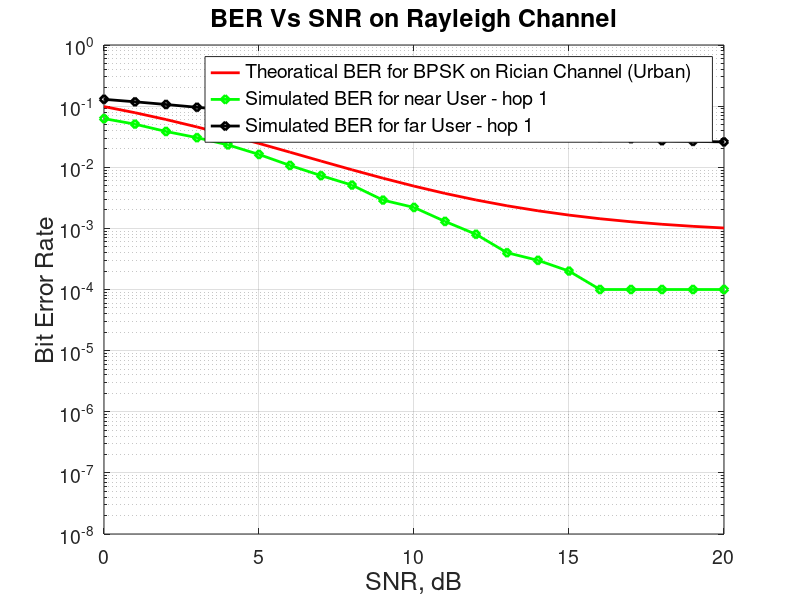

Write MATLAB code to recreate this figure.
%ref:https://in.mathworks.com/matlabcentral/fileexchange/23498-mc-cdma
clc;close all;
clear all;
k1=5; %Rician factor %ref: https://www.researchgate.net/publication/263669548_Probability_Distribution_of_Rician_K-Factor_in_Urban_Suburban_and_Rural_Areas_Using_Real-World_Captured_Data
mean=sqrt(k1/(k1+1));% mean
sigma=sqrt(1/(2*(k1+1)));%variance
N=10^4;  % Number of Bits for  data_user1
d1 = 1; d2 = 3;    %Distances of users from base station (BS)
d3 = 3;
eta = 1;                %Path loss exponent

%% ------------------Hop 1------------------------------
users=1;            % Number of Users
%------------------Generation of Walsh code--------------------------------
n =4;                               %Number of  Data Sub-Carriers
walsh=hadamard(n);              
code1=walsh(2,:);                   %Taking 2nd row of walsh code for User1

%------------------Generating data for User1-------------------------------                     
data_user1= rand(1,N)>0.5;          % Generation of data for user1
data_user1bpsk = 2*data_user1-1;    % BPSK modulation 0 -> -1; 1 -> 0 

%------------------Spreading & IFFT for User1------------------------------
data_user11=data_user1bpsk';
spdata1_user1=data_user11*code1;    % Spreading 
spdata12=(spdata1_user1)';
ifftdata_user1=ifft(spdata12);      % Taking the IFFT
ifftdata12=ifftdata_user1';

%------------------Append Cyclic Prefix1 for User1-------------------------
y1=[ifftdata12(:,[(n-2):n]) ifftdata12];
transdata1=y1';
tx_user1=transdata1;                % Transmitting data for user1

%----------------------Adding data for Transmission of All User------------
x=tx_user1;
%----------------------Creating Rayleigh Channel---------------------------
Taps=4;                                        % Number of Taps
p1=1;                                       % Power of Tap1
p2=1;                                     % Power of Tap2
p3=1;                                     % Power of Tap3
p4=1;
gain1=sqrt(d1^-eta)*sqrt(p1/2)*[randn(1,N)*sigma+mean + j*randn(1,N)*sigma];   % Gain for Tap1
gain2=sqrt(d1^-eta)*sqrt(p2/2)*[randn(1,N)*sigma+mean + j*randn(1,N)*sigma];   % Gain for Tap2
gain3=sqrt(d1^-eta)*sqrt(p3/2)*[randn(1,N)*sigma+mean + j*randn(1,N)*sigma];   % Gain for Tap3
gain4=sqrt(d1^-eta)*sqrt(p4/2)*[randn(1,N)*sigma+mean + j*randn(1,N)*sigma];   % Gain for Tap4
x11=x(:);
x12=reshape(x11,1,length(x11));
i=1:length(x12);        
delay1=1; 
for i=delay1+1:length(x12) % Producing one sample delay in Tap2 w.r.t. Tap1
   x13(i)=x(i-delay1);
end
delay2=2;
for i=delay2+1:length(x12) % Producing two sample delay in Tap2 w.r.t. Tap1
   x14(i)=x(i-delay2);
end
delay3=3;
for i=delay3+1:length(x12) % Producing three sample delay in Tap2 w.r.t. Tap1
   x15(i)=x(i-delay3);
end
x10=reshape(x13,(n+3),length(x13)/(n+3));
x20=reshape(x14,(n+3),length(x14)/(n+3));
x30=reshape(x15,(n+3),length(x15)/(n+3));
ch1=repmat(gain1,(n+3),1);     
ch2=repmat(gain2,(n+3),1);
ch3=repmat(gain3,(n+3),1);
ch4=repmat(gain4,(n+3),1);
data_channel1=x.*ch1+x10.*ch2+x20.*ch3+x30.*ch4;  % Passing data through channel 

%------------------------Addition of AWGN noise ---------------------------


%% ------user 2 using same code but different channel
                  %Taking 2nd row of walsh code for User1
%------------------Generating data for User1-------------------------------                          
data_user2= rand(1,N)>0.5;          % Generation of data for user1
data_user2bpsk = 2*data_user2-1;    % BPSK modulation 0 -> -1; 1 -> 0 

%------------------Spreading & IFFT for User1------------------------------
data_user22=data_user2bpsk';
spdata1_user2=data_user22*code1;    % Spreading 
spdata122=(spdata1_user2)';
ifftdata_user2=ifft(spdata122);      % Taking the IFFT
ifftdata122=ifftdata_user2';

%------------------Append Cyclic Prefix1 for User1-------------------------
y2=[ifftdata122(:,[(n-2):n]) ifftdata122];
transdata2=y2';
tx_user2=transdata2;                % Transmitting data for user1

%----------------------pathloss------------
x2=2*sqrt(d2^-eta)*tx_user2;

%----------------------Creating Rayleigh Channel---------------------------

data_channel2=x2;  % Passing data through channel 
%------------------------Addition of AWGN noise ---------------------------
data_channel =data_channel1+ data_channel2;
data_noise=data_channel(:);
data_noise=reshape(data_noise,1,length(data_noise));
noise = 1/sqrt(2)*[randn(1,length(data_noise)) + j*randn(1,length(data_noise))]; 

%% ------ receiver ---------------------
snr = [0:20];                 % multiple Eb/N0 values

for i = 1:length(snr)
y2= data_noise + (sqrt(1)*10^(-snr(i)/20))*noise; %Addition of Noise
  
%--------------------------Receiver ---------------------------------------
data_received2 = y2;           %fadded data received with awgn noise

%---------------------Removing Cyclic Prefix-------------------------------
rx1=reshape(data_received2,(n+3),length(data_received2)/(n+3));
rx12=rx1';
rx13 = rx12(:,[(4:(n+3))]); 
rx14=rx13';

%-----------------Taking FFT ----------------------------------------------
fft_data_received2 =fft(rx14);

%----------------equilization of the channel-------------------------------
channel_response1=fft([gain1;gain2;gain3;gain4],n);
data_equilized1=fft_data_received2.*conj(channel_response1);

data_equilized2=fft_data_received2;

%----------------BER of Data User1-----------------------------------------
recdata112=(data_equilized2'*code1')';
x11_hat = ones(1,N);
x11_hat(recdata112<0) =-1;
recdata11=(data_equilized1'*code1')';
recdata12=real(recdata11)>0;
errors_user1(i) = size(find([data_user1- recdata12]),2); %Errors for User1
SBer1 = errors_user1/N;                              % simulated ber user1
                             
% simulated ber user2
% sic decoding
x12_hat = ones(1,N);
x12_hat(recdata11<0) =-1;
%remodulate decoded symbol x1 

%recdata22=((data_equilized2'*code1') - x12_hat')';
recdata22=(data_equilized2'*code1' - x12_hat')';
recdata122=real(recdata22)>0;
errors_user2(i) = size(find([data_user2- recdata122]),2); %Errors for User1
SBer2 = errors_user2/N;                              % simulated ber user1

end

%% ------------------------Theoretical Result-------------------------------
snrlnr=10.^(snr/10);
TBerf = .5*erfc(sqrt(k1*snrlnr./(snrlnr+k1)));% theoretical BER fro Flat fadding

%% ------------------------Figures ------------------------
figure
grid on;
semilogy(snr,TBerf,'r-','LineWidth',2);
hold on;
semilogy(snr,SBer1,'gd-','LineWidth',2);%far 
hold on;
semilogy(snr,SBer2,'kd-','LineWidth',2);%near

axis([0 20 10^-8 1]);
set(gca,'fontsize',14) % say...default here is 10
grid on
legend('Theoratical BER for BPSK on Rician Channel (Urban)' ,'Simulated BER for near User - hop 1','Simulated BER for far User - hop 1','Simulated BER for near User - hop 2','Simulated BER for far User - hop 2','Simulated BER for relay User - hop 2','FontSize', 14);
xlabel('SNR, dB','FontSize', 18);
ylabel('Bit Error Rate','FontSize', 18);
title('BER Vs SNR on Rayleigh Channel','FontSize', 18)
